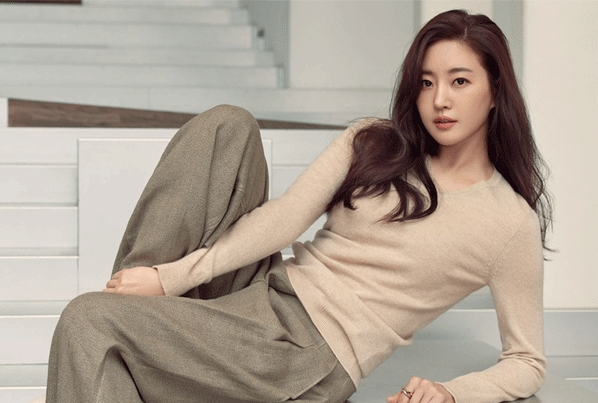
#> input picture 06_CV_기초실습자료/images/person_1.png, 598 x 403 px
$ python 01_imaging_5.py
#> lines starting #> are read from the running program, lines starting #| are printed output that depends on the picture
# https://opencv-python.readthedocs.io/en/latest/doc/07.imageArithmetic/imageArithmetic.html
# 이미지 연산: Trackbar로 이미지 더하기 2

import cv2
import numpy as np

img1 = cv2.imread('./images/person_1.png')
#> img1 is the input picture: shape (403, 598, 3); mean B, G, R 149.6, 162.3, 175
img2 = cv2.imread('./images/flower2.jpg')
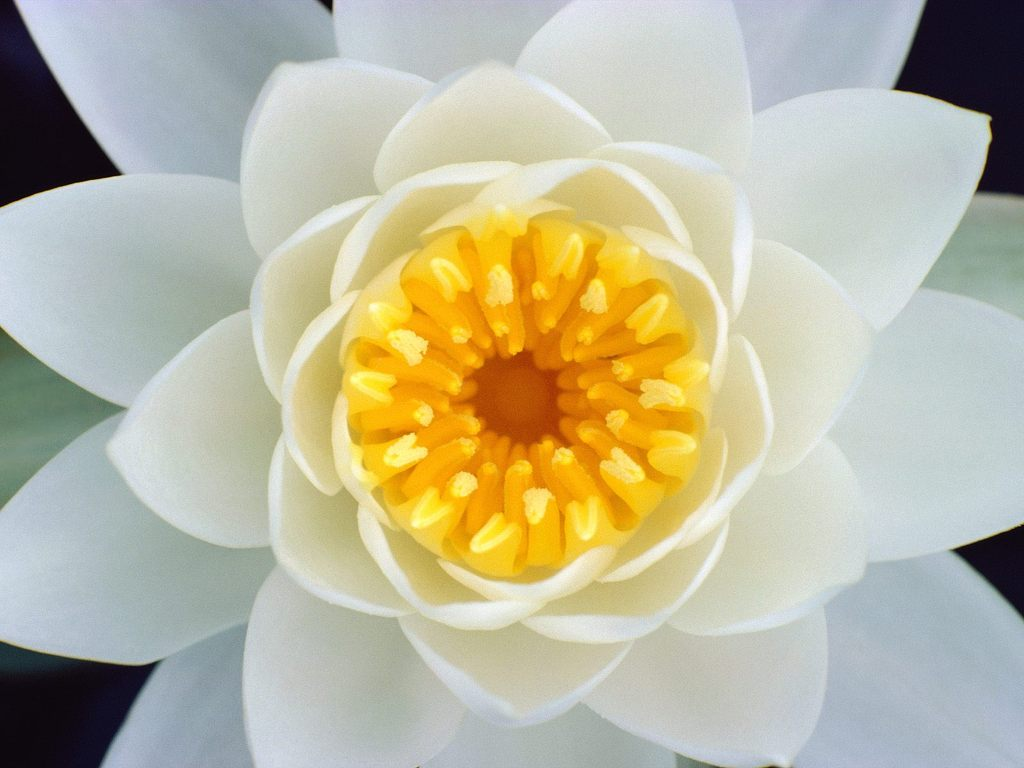
#> input picture 06_CV_기초실습자료/images/flower2.jpg, 1024 x 768 px
#> img2 is the input picture: shape (768, 1024, 3); mean B, G, R 158.5, 184.1, 188.1

# 이미지 크기 조정 (img2 크기를 img1 크기로 맞추기)
img2_resized = cv2.resize(img2, (img1.shape[1], img1.shape[0]))
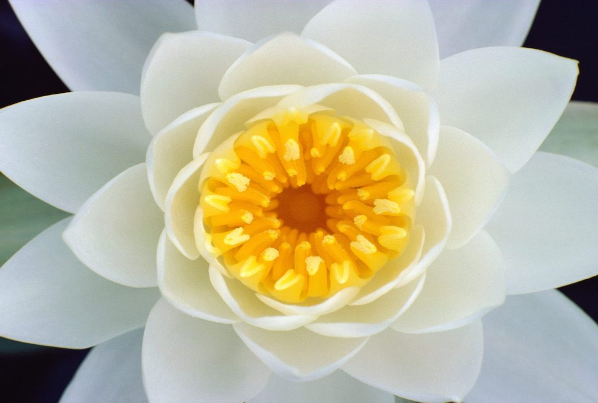
#> img2_resized: shape (403, 598, 3); mean B, G, R 158.4, 184, 188

def nothing(x):
    pass

cv2.namedWindow('Blender')
cv2.createTrackbar('W', 'Blender', 0, 100, nothing)
#> slider 'W' is set to 33
# Blender라는 창에 "W"라는 트랙바를 생성(0 ~ 100), 콜백함수=nothing

while True:
    # 슬라이더의 현재값을 pos에 대입
    pos = cv2.getTrackbarPos('W', 'Blender')

    # img1, img2에 대한 가중합
    w1 = pos / 100.0   # (0 ~ 100)/100
    w2 = 1.0 - w1
    dst = cv2.addWeighted(img1, w1, img2_resized, w2, 0)  # cv2.addWeighted(src1, alpha, src2, beta, gamma)
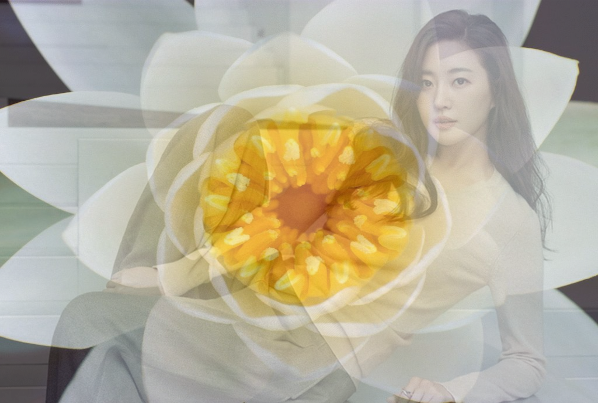
#> dst: shape (403, 598, 3); mean B, G, R 155.5, 176.8, 183.7

    cv2.imshow("Blender", dst)

    if cv2.waitKey(1) & 0xff == 27:  # 'esc' key
#> (key Esc is pressed here)
        break

cv2.destroyAllWindows()
